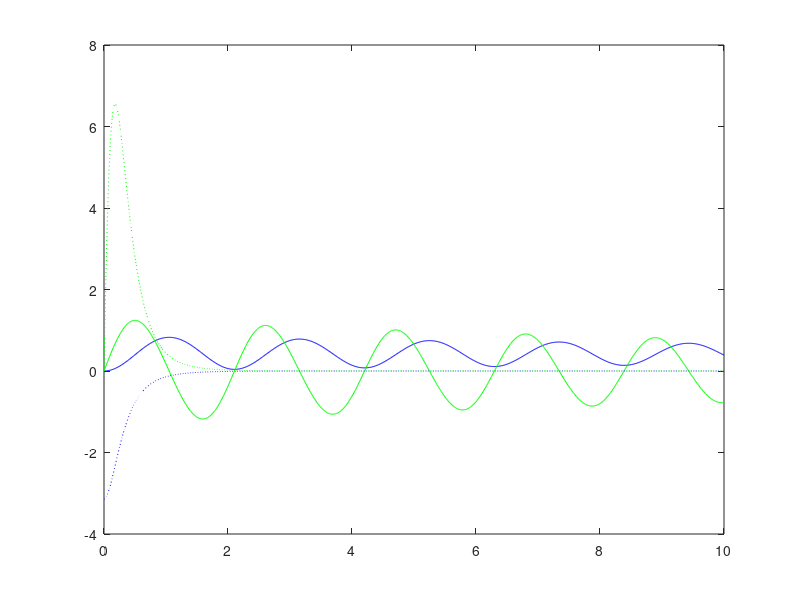

Reproduce this figure in MATLAB.
function final_point_control_check()
close all
times=0:0.01:10;

% xf =[1.38669205, 0.61862571, 0.6697654 ]'; 
% xf = [3.1, 1.9, 0.1]';
xf = [3.14159265e+00, 0]';
T = eye(3); 
% T = [-0.08434561,  0.00531625;
%       0.25015733,  0.20463393];
% xf = T*xf;
% uf = [-0.79651258,  1.15555556]';% [-1.3962634 ,  1.15555556]';
uf = 0;
R = 0.1;
x0 = xf+R*[2*(rand(size(xf))-.5);];
x0 = [0;0];
figure;
% A = [0, 1; -10*cos(xf(1)) -1]; B = [0;1];
% [K,~,~]= lqr(A,B,10*eye(2),1*eye(1));
% K = [ 0.56538481,  2.38334639,  2.74629997; ...
%       2.38334639, -0.56538481, -0.84933879];
K = [20.29563014,  6.72651157];
options = odeset('RelTol',1e-5);%,'Stats','on','OutputFcn',@odeplot);
[T, x] = ode45(@(t,x)car_dynamics(t, x, K, uf, xf), ...
                    times, x0, options) ;

% plot(T, xf(1)-x(:,1),'b-', T, xf(2)-x(:,2), 'g-', T, xf(3)-x(:,3), 'r-'); hold all;
plot(T, x(:,1),'b-', T, x(:,2), 'g-'); hold all %, T, x(:,3), 'r-'); hold all;
% plot([T(1) T(end)], [xf(1) xf(1)], 'b');
% plot([T(1) T(end)], [xf(2) xf(2)], 'g');
% plot([T(1) T(end)], [xf(3) xf(3)], 'r');

[T, x] = ode45(@(t,x)car_approx_dynamics(t, x, xf), ...
                    times, x0-xf, options) ;

plot(T, x(:,1),'b:', T, x(:,2), 'g:'); hold all %, T, x(:,3), 'r:'); hold all;
% V = (((-3.1000000000000001 + x(:,1)) .* (1.4837669049548923 .* (-3.1000000000000001 + x(:,1)) - 0.54459785166515851 .* (-1.8999999999999999 + x(:,2)) + 0.0016067430675332931 .* (-0.10000000000000003 + x(:,3)))) + ((-1.8999999999999999 + x(:,2)) .* ( - 0.54459785166515862 .* (-3.1000000000000001 + x(:,1)) + 6.9054387378206794 .* (-1.8999999999999999 + x(:,2)) + 0.036868266945400185 .* (-0.10000000000000003 + x(:,3)))) + ((-0.10000000000000003 + x(:,3)) .* (0.0016067430675332939 .* (-3.1000000000000001 + x(:,1)) + 0.036868266945400185 .* (-1.8999999999999999 + x(:,2)) + 0.036527396478655862 .* (-0.10000000000000003 + x(:,3)))));
% plot(T, V);
zoom on
return
figure;
[x, y] = meshgrid(-2:0.1:2, -2:0.1:2);
z = xf(3)*zeros(size(x));
% V = ((x .* (1.2710439216280629 .* x + 0.041416275308525152 .* y - 0.0062330193291722513 .* z)) + (y .* (0.041416275308525152 .* x + 0.93737513363479996 .* y + 0.13005899823762895 .* z)) + (z .* ( - 0.0062330193291722027 .* x + 0.13005899823762895 .* y + 0.14413063778897017 .* z)));
% Vdot = ((( - 4.123991426359594 .* x - 23.646710430174462 .* y - 27.530004103469132 .* z + ((-842.38518808143465 .* (z.^3)) ./ 6) + 2 .* ((-724.55952735254027 .* y .* (z.^2)) ./ 6) + ((-724.55952735254016 .* y .* (z.^2)) ./ 6) + ((-623.20982967158932 .* (y.^2) .* z) ./ 6) + 2 .* ((-623.20982967158909 .* (y.^2) .* z) ./ 6) + ((-536.03281201954962 .* (y.^3)) ./ 6) + 2 .* ((-141.25061610207391 .* x .* (z.^2)) ./ 6) + ((-141.25061610207388 .* x .* (z.^2)) ./ 6) + 2 .* ((-121.42601259684383 .* x .* y .* z) ./ 6) + ((-121.42601259684379 .* x .* y .* z) ./ 6) + 3 .* ((-121.42601259684378 .* x .* y .* z) ./ 6) + 3 .* ((-104.38270636332155 .* x .* (y.^2)) ./ 6) + ((-91.078972005052165 .* (z.^2)) ./ 2) + 2 .* ((-77.930402411031281 .* y .* z) ./ 2) + ((-66.675806993664608 .* (y.^2)) ./ 2) + 2 .* ((-22.664038859713386 .* (x.^2) .* z) ./ 6) + ((-22.664038859713383 .* (x.^2) .* z) ./ 6) + 2 .* ((-19.466580820491501 .* (x.^2) .* y) ./ 6) + ((-19.466580820491497 .* (x.^2) .* y) ./ 6) + 2 .* ((-9.0992598875724564 .* x .* z) ./ 2) + ((-7.7221084999052971 .* x .* y) ./ 2) + ((-7.7221084999052962 .* x .* y) ./ 2) + ((-3.3868985363560489 .* (x.^3)) ./ 6) + ((0.049416654099535551 .* (x.^2)) ./ 2)) .* ( - 0.012466038658344454 .* x + 0.26011799647525791 .* y + 0.28826127557794035 .* z)) + (( - 2.3727308015319104 .* x + 0.55708911045314402 .* y + 0.10270492023415845 .* z + ((-7.531485227842035 .* (z.^2)) ./ 2) + ((-1.7855700002399373 .* (z.^3)) ./ 6) + 3 .* ((-0.55708911045314402 .* y .* (z.^2)) ./ 6) + 2 .* ((-0.055895353219691496 .* y .* z) ./ 2) + 2 .* ((0.23806716691875224 .* x .* z) ./ 2) + 3 .* ((2.3727308015319104 .* x .* (z.^2)) ./ 6)) .* (2.5420878432561258 .* x + 0.082832550617050305 .* y - 0.012466038658344454 .* z)) + (( - 0.23806716691875224 .* x + 0.055895353219691496 .* y + 7.4470603698588169 .* z + ((-7.6159100858252522 .* (z.^3)) ./ 6) + 2 .* ((-2.3727308015319104 .* x .* z) ./ 2) + 3 .* ((-0.055895353219691496 .* y .* (z.^2)) ./ 6) + 3 .* ((0.23806716691875224 .* x .* (z.^2)) ./ 6) + 2 .* ((0.55708911045314402 .* y .* z) ./ 2) + ((0.94413746023704781 .* (z.^2)) ./ 2)) .* (0.082832550617050305 .* x + 1.8747502672695999 .* y + 0.26011799647525791 .* z)));

% surf(x,y,V, 'FaceAlpha',0.2); hold all;
% surf(x,y,Vdot, 'FaceAlpha',0.2);

% V = (0.65689224047432226 + 0.17799610627774348 .* x + 0.088632059399032931 .* y + 0.0023501249102540313 .* z + 0.20605743741392482 .* (x .* y) + 0.0047574968361556664 .* (x .* z) + 0.04010694720495888 .* (y .* z) + 0.7933959606226243 .* (x.^2) + 0.67379111463147245 .* (y.^2) + 0.039054713714198837 .* (z.^2));
% Vdot = ((( - 4.123991426359594 .* x - 23.646710430174462 .* y - 27.530004103469132 .* z + ((-842.38518808143465 .* (z.^3)) ./ 6) + 2 .* ((-724.55952735254027 .* y .* (z.^2)) ./ 6) + ((-724.55952735254016 .* y .* (z.^2)) ./ 6) + ((-623.20982967158932 .* (y.^2) .* z) ./ 6) + 2 .* ((-623.20982967158909 .* (y.^2) .* z) ./ 6) + ((-536.03281201954962 .* (y.^3)) ./ 6) + 2 .* ((-141.25061610207391 .* x .* (z.^2)) ./ 6) + ((-141.25061610207388 .* x .* (z.^2)) ./ 6) + 2 .* ((-121.42601259684383 .* x .* y .* z) ./ 6) + ((-121.42601259684379 .* x .* y .* z) ./ 6) + 3 .* ((-121.42601259684378 .* x .* y .* z) ./ 6) + 3 .* ((-104.38270636332155 .* x .* (y.^2)) ./ 6) + ((-91.078972005052165 .* (z.^2)) ./ 2) + 2 .* ((-77.930402411031281 .* y .* z) ./ 2) + ((-66.675806993664608 .* (y.^2)) ./ 2) + 2 .* ((-22.664038859713386 .* (x.^2) .* z) ./ 6) + ((-22.664038859713383 .* (x.^2) .* z) ./ 6) + 2 .* ((-19.466580820491501 .* (x.^2) .* y) ./ 6) + ((-19.466580820491497 .* (x.^2) .* y) ./ 6) + 2 .* ((-9.0992598875724564 .* x .* z) ./ 2) + ((-7.7221084999052971 .* x .* y) ./ 2) + ((-7.7221084999052962 .* x .* y) ./ 2) + ((-3.3868985363560489 .* (x.^3)) ./ 6) + ((0.049416654099535551 .* (x.^2)) ./ 2)) .* (0.0023501249102540313 + 0.0047574968361556664 .* x + 0.04010694720495888 .* y + 0.078109427428397674 .* z)) + (( - 2.3727308015319104 .* x + 0.55708911045314402 .* y + 0.10270492023415845 .* z + ((-7.531485227842035 .* (z.^2)) ./ 2) + ((-1.7855700002399373 .* (z.^3)) ./ 6) + 3 .* ((-0.55708911045314402 .* y .* (z.^2)) ./ 6) + 2 .* ((-0.055895353219691496 .* y .* z) ./ 2) + 2 .* ((0.23806716691875224 .* x .* z) ./ 2) + 3 .* ((2.3727308015319104 .* x .* (z.^2)) ./ 6)) .* (0.17799610627774348 + 1.5867919212452486 .* x + 0.20605743741392482 .* y + 0.0047574968361556664 .* z)) + (( - 0.23806716691875224 .* x + 0.055895353219691496 .* y + 7.4470603698588169 .* z + ((-7.6159100858252522 .* (z.^3)) ./ 6) + 2 .* ((-2.3727308015319104 .* x .* z) ./ 2) + 3 .* ((-0.055895353219691496 .* y .* (z.^2)) ./ 6) + 3 .* ((0.23806716691875224 .* x .* (z.^2)) ./ 6) + 2 .* ((0.55708911045314402 .* y .* z) ./ 2) + ((0.94413746023704781 .* (z.^2)) ./ 2)) .* (0.088632059399032931 + 0.20605743741392482 .* x + 1.3475822292629449 .* y + 0.04010694720495888 .* z)));
% surf(x,y,V, 'FaceAlpha',0.9); hold all;
% surf(x,y,Vdot, 'FaceAlpha',0.9);

V = ((17.44380596842316 - 12.234522841324672 .* x - 0.36990925123259 .* y + 35.111779142104666 .* z - 2.141779748825666 .* (x .* y) - 39.528495564423686 .* (x .* z) + 4.3101886346643914 .* (y .* z) + 7.3342138638670482 .* (x.^2) + 1.6947161611285289 .* (y.^2) + 56.52812895844248 .* (z.^2)) ./ 11.911054271629864);
surf(x,y,V, 'FaceAlpha',0.2); hold all;
pause
V = ((2.6294208247658575 - 2.2327980895286221 .* x - 10.477818807531179 .* y - 1.6692441363708104 .* z - 11.268145850144263 .* (x .* y) - 2.0915666668995048 .* (x .* z) + 4.8528345455883644 .* (y .* z) + 8.9592890532335385 .* (x.^2) + 17.795598413431172 .* (y.^2) + 4.0739959221681668 .* (z.^2)) ./ 9.9465365056775372);
surf(x,y,V, 'FaceAlpha',0.4); hold all;
pause
V = ((4.9819076134558848 + 0.0002736555077844089 .* x - 0.00072283457338696627 .* y - 0.00033497002921911701 .* z - 0.0045294634201237909 .* (x .* y) - 0.0030360203924140604 .* (x .* z) + 0.0033764492982834896 .* (y .* z) + 0.0021340106419911096 .* (x.^2) + 0.002622480998306297 .* (y.^2) + 0.0012440257077282256 .* (z.^2)) ./ 4.9816561860148134);
surf(x,y,V, 'FaceAlpha',0.6); hold all;
pause
V = (((x .* (1.5202439797896021 .* x + 0.075315350589800989 .* y - 0.0019881240501542496 .* z)) + (y .* (0.075315350589800989 .* x + 0.941983517587901 .* y + 0.016998960444918776 .* z)) + (z .* ( - 0.0019881240501542496 .* x + 0.016998960444918776 .* y + 0.043691485003206854 .* z))) ./ 0.58448082315910321);
surf(x,y,V, 'FaceAlpha',0.8); hold all;
pause
% axis([-2 2 -2 2 -1 1*2])

end

function xdot = car_dynamics(t,x, K, u, xd)
    xdot = 0*x;
    L = 1.0;
%     xdot(1) = (-2.2204460492503131e-16 - 2.8115338151280138 * (-3.1000000000000001 + x(1)) + 0.12467524917432853 * (-1.8999999999999999 + x(2)) + 0.29062218214616281 * (-0.10000000000000003 + x(3)) + ((-1.2312513831192315 * ((-0.10000000000000003 + x(3))^2)) / 2) + ((-1.1025926649111579 * ((-0.10000000000000003 + x(3))^3)) / 6) + 3 * ((-0.12467524917432853 * (-1.8999999999999999 + x(2)) * ((-0.10000000000000003 + x(3))^2)) / 6) + 2 * ((-0.012509250243078097 * (-1.8999999999999999 + x(2)) * (-0.10000000000000003 + x(3))) / 2) + 2 * ((0.28209432339802509 * (-3.1000000000000001 + x(1)) * (-0.10000000000000003 + x(3))) / 2) + 3 * ((2.8115338151280138 * (-3.1000000000000001 + x(1)) * ((-0.10000000000000003 + x(3))^2)) / 6));
%     xdot(2) = (-5.5511151231257827e-17 - 0.28209432339802509 * (-3.1000000000000001 + x(1)) + 0.012509250243078097 * (-1.8999999999999999 + x(2)) + 1.1905169870535861 * (-0.10000000000000003 + x(3)) + 2 * ((-2.8115338151280138 * (-3.1000000000000001 + x(1)) * (-0.10000000000000003 + x(3))) / 2) + ((-1.2719857791848768 * ((-0.10000000000000003 + x(3))^3)) / 6) + 3 * ((-0.012509250243078097 * (-1.8999999999999999 + x(2)) * ((-0.10000000000000003 + x(3))^2)) / 6) + 2 * ((0.12467524917432853 * (-1.8999999999999999 + x(2)) * (-0.10000000000000003 + x(3))) / 2) + 3 * ((0.28209432339802509 * (-3.1000000000000001 + x(1)) * ((-0.10000000000000003 + x(3))^2)) / 6) + ((0.69660742352866034 * ((-0.10000000000000003 + x(3))^2)) / 2));
%     xdot(3) = (-9.7699626167013776e-15 + 11.223240929675072 * (-3.1000000000000001 + x(1)) - 108.9957386471317 * (-1.8999999999999999 + x(2)) - 110.72125700558496 * (-0.10000000000000003 + x(3)) + ((-172832.12257904885 * ((-0.10000000000000003 + x(3))^3)) / 6) + ((-171787.77838502754 * (-1.8999999999999999 + x(2)) * ((-0.10000000000000003 + x(3))^2)) / 6) + ((-171787.77838502752 * (-1.8999999999999999 + x(2)) * ((-0.10000000000000003 + x(3))^2)) / 6) + ((-171787.77838502749 * (-1.8999999999999999 + x(2)) * ((-0.10000000000000003 + x(3))^2)) / 6) + ((-170745.56775913894 * ((-1.8999999999999999 + x(2))^2) * (-0.10000000000000003 + x(3))) / 6) + 2 * ((-170745.56775913891 * ((-1.8999999999999999 + x(2))^2) * (-0.10000000000000003 + x(3))) / 6) + ((-169705.48721974602 * ((-1.8999999999999999 + x(2))^3)) / 6) + ((-3554.9398598703192 * ((-0.10000000000000003 + x(3))^2)) / 2) + 2 * ((-3524.4550619080669 * (-1.8999999999999999 + x(2)) * (-0.10000000000000003 + x(3))) / 2) + ((-3494.0344345019516 * ((-1.8999999999999999 + x(2))^2)) / 2) + ((16.659002608308189 * ((-3.1000000000000001 + x(1))^2)) / 2) + ((35.363810762918718 * ((-3.1000000000000001 + x(1))^3)) / 6) + 2 * ((109.31752394940582 * (-3.1000000000000001 + x(1)) * (-0.10000000000000003 + x(3))) / 2) + ((110.3672990652795 * (-3.1000000000000001 + x(1)) * (-1.8999999999999999 + x(2))) / 2) + ((110.36729906527951 * (-3.1000000000000001 + x(1)) * (-1.8999999999999999 + x(2))) / 2) + 2 * ((419.22463058230051 * ((-3.1000000000000001 + x(1))^2) * (-0.10000000000000003 + x(3))) / 6) + ((419.22463058230062 * ((-3.1000000000000001 + x(1))^2) * (-0.10000000000000003 + x(3))) / 6) + 3 * ((420.41937577287842 * ((-3.1000000000000001 + x(1))^2) * (-1.8999999999999999 + x(2))) / 6) + 2 * ((904.53307719747136 * (-3.1000000000000001 + x(1)) * ((-0.10000000000000003 + x(3))^2)) / 6) + ((904.53307719747283 * (-3.1000000000000001 + x(1)) * ((-0.10000000000000003 + x(3))^2)) / 6) + 4 * ((941.14875949940506 * (-3.1000000000000001 + x(1)) * (-1.8999999999999999 + x(2)) * (-0.10000000000000003 + x(3))) / 6) + 2 * ((941.14875949940529 * (-3.1000000000000001 + x(1)) * (-1.8999999999999999 + x(2)) * (-0.10000000000000003 + x(3))) / 6) + 2 * ((977.68079947830392 * (-3.1000000000000001 + x(1)) * ((-1.8999999999999999 + x(2))^2)) / 6) + ((977.68079947830552 * (-3.1000000000000001 + x(1)) * ((-1.8999999999999999 + x(2))^2)) / 6));
    U = u - K * (x - xd);
    U(1) = min(U(1), 4);
    U(1) = max(U(1), -4);
    
%     xdot(1) = U(2)*cos(x(3));
%     xdot(2) = U(2)*sin(x(3));
%     xdot(3) = U(2)/L*tan(U(1));
%     xdot = xdot - [ 1.14978259,  0.11536306, -1.18153198]';
    xdot(1) = x(2);
    xdot(2) = U - 10/1*sin(x(1)) - 0.1*x(2);
    xdot = xdot - [ 0,0 ]';
end


function xdot = car_approx_dynamics(t,x, xd)
    xdot = 0*x;
% z = x(3);% - xd(3);
y = x(2);% - xd(2);
x = x(1);% - xd(1);

% xdot(1) = ( - 2.3714395859512227 .* x + 0.56256024006965166 .* y + 0.10784937341160539 .* z + ((-7.5174560741032774 .* (z.^2)) ./ 2) + ((-1.7980406327180121 .* (z.^3)) ./ 6) + 3 .* ((-0.56256024006965166 .* y .* (z.^2)) ./ 6) + 2 .* ((-0.056444297215700823 .* y .* z) ./ 2) + 2 .* ((0.23793761322687251 .* x .* z) ./ 2) + 3 .* ((2.3714395859512227 .* x .* (z.^2)) ./ 6));
xdot(1) = y;
% xdot(2) = ( - 0.23793761322687251 .* x + 0.056444297215700823 .* y + 7.4326636812211753 .* z + ((-7.6022484669853787 .* (z.^3)) ./ 6) + 2 .* ((-2.3714395859512227 .* x .* z) ./ 2) + 3 .* ((-0.056444297215700823 .* y .* (z.^2)) ./ 6) + 3 .* ((0.23793761322687251 .* x .* (z.^2)) ./ 6) + 2 .* ((0.56256024006965166 .* y .* z) ./ 2) + ((0.95294500306480867 .* (z.^2)) ./ 2));
xdot(2) =( - 10.295630140987015 .* x - 6.8265115748802545 .* y + ((-10 .* (x.^3)) ./ 6) + ((5.6655388976479792e-15 .* (x.^2)) ./ 2));
% xdot(3) = ( - 4.1923129192249178 .* x - 23.805345588087008 .* y - 27.544940116260324 .* z + ((-846.60461885970744 .* (z.^3)) ./ 6) + 2 .* ((-732.71984919665942 .* y .* (z.^2)) ./ 6) + ((-732.71984919665931 .* y .* (z.^2)) ./ 6) + ((-634.15008446546369 .* (y.^2) .* z) ./ 6) + 2 .* ((-634.15008446546358 .* (y.^2) .* z) ./ 6) + ((-548.83640370222508 .* (y.^3)) ./ 6) + 3 .* ((-144.54305906385079 .* x .* (z.^2)) ./ 6) + 6 .* ((-125.02904735057582 .* x .* y .* z) ./ 6) + ((-108.14835252421587 .* x .* (y.^2)) ./ 6) + 2 .* ((-108.14835252421585 .* x .* (y.^2)) ./ 6) + ((-92.098680083178436 .* (z.^2)) ./ 2) + 2 .* ((-79.297792095012682 .* y .* z) ./ 2) + ((-68.271815992024258 .* (y.^2)) ./ 2) + 2 .* ((-23.632887969554361 .* (x.^2) .* z) ./ 6) + ((-23.632887969554357 .* (x.^2) .* z) ./ 6) + 3 .* ((-20.424916679301397 .* (x.^2) .* y) ./ 6) + 2 .* ((-9.5885154665137886 .* x .* z) ./ 2) + 2 .* ((-8.1917868693513576 .* x .* y) ./ 2) + ((-3.6044973285438013 .* (x.^3)) ./ 6) + ((-0.04457948452076832 .* (x.^2)) ./ 2));

end

